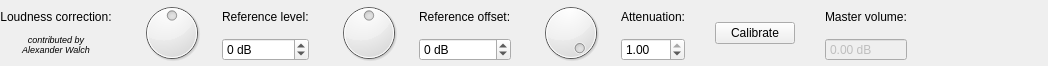
<?xml version="1.0" encoding="UTF-8"?>
<ui version="4.0">
 <class>LoudnessCorrectionFilterGUI</class>
 <widget class="QWidget" name="LoudnessCorrectionFilterGUI">
  <property name="geometry">
   <rect>
    <x>0</x>
    <y>0</y>
    <width>1048</width>
    <height>66</height>
   </rect>
  </property>
  <property name="windowTitle">
   <string notr="true"/>
  </property>
  <layout class="QGridLayout" name="gridLayout" columnstretch="0,0,0,0,0,0,0,0,0,0,0,0,0,0,0">
   <property name="leftMargin">
    <number>0</number>
   </property>
   <property name="topMargin">
    <number>0</number>
   </property>
   <property name="rightMargin">
    <number>0</number>
   </property>
   <property name="bottomMargin">
    <number>0</number>
   </property>
   <property name="spacing">
    <number>0</number>
   </property>
   <item row="1" column="13">
    <widget class="QDoubleSpinBox" name="volumeSpinBox">
     <property name="enabled">
      <bool>false</bool>
     </property>
     <property name="buttonSymbols">
      <enum>QAbstractSpinBox::NoButtons</enum>
     </property>
     <property name="suffix">
      <string notr="true"> dB</string>
     </property>
     <property name="minimum">
      <double>-99.989999999999995</double>
     </property>
    </widget>
   </item>
   <item row="0" column="7">
    <spacer name="horizontalSpacer_3">
     <property name="orientation">
      <enum>Qt::Horizontal</enum>
     </property>
     <property name="sizeType">
      <enum>QSizePolicy::Fixed</enum>
     </property>
     <property name="sizeHint" stdset="0">
      <size>
       <width>10</width>
       <height>20</height>
      </size>
     </property>
    </spacer>
   </item>
   <item row="0" column="3">
    <widget class="QLabel" name="refLevelLabel">
     <property name="sizePolicy">
      <sizepolicy hsizetype="Preferred" vsizetype="Fixed">
       <horstretch>0</horstretch>
       <verstretch>0</verstretch>
      </sizepolicy>
     </property>
     <property name="text">
      <string>Reference level:</string>
     </property>
    </widget>
   </item>
   <item row="0" column="14">
    <spacer name="horizontalSpacer_4">
     <property name="orientation">
      <enum>Qt::Horizontal</enum>
     </property>
     <property name="sizeHint" stdset="0">
      <size>
       <width>0</width>
       <height>20</height>
      </size>
     </property>
    </spacer>
   </item>
   <item row="0" column="13">
    <widget class="QLabel" name="volumeLabel">
     <property name="text">
      <string>Master volume:</string>
     </property>
    </widget>
   </item>
   <item row="1" column="0">
    <widget class="QLabel" name="label_2">
     <property name="font">
      <font>
       <pointsize>7</pointsize>
       <weight>50</weight>
       <italic>true</italic>
       <bold>false</bold>
      </font>
     </property>
     <property name="text">
      <string>contributed by
Alexander Walch</string>
     </property>
     <property name="alignment">
      <set>Qt::AlignHCenter|Qt::AlignTop</set>
     </property>
    </widget>
   </item>
   <item row="0" column="10">
    <spacer name="horizontalSpacer_5">
     <property name="orientation">
      <enum>Qt::Horizontal</enum>
     </property>
     <property name="sizeType">
      <enum>QSizePolicy::Fixed</enum>
     </property>
     <property name="sizeHint" stdset="0">
      <size>
       <width>30</width>
       <height>20</height>
      </size>
     </property>
    </spacer>
   </item>
   <item row="0" column="5" rowspan="2">
    <widget class="AudioKnob" name="refOffsetDial">
     <property name="minimumSize">
      <size>
       <width>0</width>
       <height>66</height>
      </size>
     </property>
     <property name="maximumSize">
      <size>
       <width>16777215</width>
       <height>66</height>
      </size>
     </property>
     <property name="minimum">
      <number>-99</number>
     </property>
    </widget>
   </item>
   <item row="0" column="9">
    <widget class="QLabel" name="attLabel">
     <property name="sizePolicy">
      <sizepolicy hsizetype="Preferred" vsizetype="Fixed">
       <horstretch>0</horstretch>
       <verstretch>0</verstretch>
      </sizepolicy>
     </property>
     <property name="text">
      <string>Attenuation:</string>
     </property>
    </widget>
   </item>
   <item row="0" column="4">
    <spacer name="horizontalSpacer_2">
     <property name="orientation">
      <enum>Qt::Horizontal</enum>
     </property>
     <property name="sizeType">
      <enum>QSizePolicy::Fixed</enum>
     </property>
     <property name="sizeHint" stdset="0">
      <size>
       <width>10</width>
       <height>20</height>
      </size>
     </property>
    </spacer>
   </item>
   <item row="1" column="3">
    <widget class="QSpinBox" name="refLevelSpinBox">
     <property name="suffix">
      <string notr="true"> dB</string>
     </property>
     <property name="minimum">
      <number>-999</number>
     </property>
     <property name="maximum">
      <number>999</number>
     </property>
    </widget>
   </item>
   <item row="0" column="8" rowspan="2">
    <widget class="AudioKnob" name="attDial">
     <property name="minimumSize">
      <size>
       <width>0</width>
       <height>66</height>
      </size>
     </property>
     <property name="maximumSize">
      <size>
       <width>16777215</width>
       <height>66</height>
      </size>
     </property>
     <property name="minimum">
      <number>0</number>
     </property>
     <property name="maximum">
      <number>100</number>
     </property>
     <property name="value">
      <number>100</number>
     </property>
    </widget>
   </item>
   <item row="1" column="9">
    <widget class="QDoubleSpinBox" name="attSpinBox">
     <property name="maximum">
      <double>1.000000000000000</double>
     </property>
     <property name="singleStep">
      <double>0.010000000000000</double>
     </property>
     <property name="value">
      <double>1.000000000000000</double>
     </property>
    </widget>
   </item>
   <item row="1" column="6">
    <widget class="QSpinBox" name="refOffsetSpinBox">
     <property name="suffix">
      <string notr="true"> dB</string>
     </property>
     <property name="minimum">
      <number>-999</number>
     </property>
     <property name="maximum">
      <number>999</number>
     </property>
    </widget>
   </item>
   <item row="0" column="6">
    <widget class="QLabel" name="refOffsetLabel">
     <property name="sizePolicy">
      <sizepolicy hsizetype="Preferred" vsizetype="Fixed">
       <horstretch>0</horstretch>
       <verstretch>0</verstretch>
      </sizepolicy>
     </property>
     <property name="text">
      <string>Reference offset:</string>
     </property>
    </widget>
   </item>
   <item row="0" column="1">
    <spacer name="horizontalSpacer">
     <property name="orientation">
      <enum>Qt::Horizontal</enum>
     </property>
     <property name="sizeType">
      <enum>QSizePolicy::Fixed</enum>
     </property>
     <property name="sizeHint" stdset="0">
      <size>
       <width>10</width>
       <height>20</height>
      </size>
     </property>
    </spacer>
   </item>
   <item row="0" column="2" rowspan="2">
    <widget class="AudioKnob" name="refLevelDial">
     <property name="minimumSize">
      <size>
       <width>0</width>
       <height>66</height>
      </size>
     </property>
     <property name="maximumSize">
      <size>
       <width>16777215</width>
       <height>66</height>
      </size>
     </property>
     <property name="minimum">
      <number>-99</number>
     </property>
    </widget>
   </item>
   <item row="0" column="0">
    <widget class="QLabel" name="label">
     <property name="sizePolicy">
      <sizepolicy hsizetype="Preferred" vsizetype="Fixed">
       <horstretch>0</horstretch>
       <verstretch>0</verstretch>
      </sizepolicy>
     </property>
     <property name="text">
      <string>Loudness correction:</string>
     </property>
     <property name="alignment">
      <set>Qt::AlignCenter</set>
     </property>
    </widget>
   </item>
   <item row="0" column="11" rowspan="2">
    <widget class="QPushButton" name="calibrateButton">
     <property name="text">
      <string>Calibrate</string>
     </property>
    </widget>
   </item>
   <item row="0" column="12">
    <spacer name="horizontalSpacer_6">
     <property name="orientation">
      <enum>Qt::Horizontal</enum>
     </property>
     <property name="sizeType">
      <enum>QSizePolicy::Fixed</enum>
     </property>
     <property name="sizeHint" stdset="0">
      <size>
       <width>30</width>
       <height>20</height>
      </size>
     </property>
    </spacer>
   </item>
  </layout>
 </widget>
 <customwidgets>
  <customwidget>
   <class>AudioKnob</class>
   <extends>QDial</extends>
   <header>Editor/widgets/AudioKnob.h</header>
  </customwidget>
 </customwidgets>
 <resources/>
 <connections>
  <connection>
   <sender>refLevelDial</sender>
   <signal>valueChanged(int)</signal>
   <receiver>refLevelSpinBox</receiver>
   <slot>setValue(int)</slot>
   <hints>
    <hint type="sourcelabel">
     <x>189</x>
     <y>43</y>
    </hint>
    <hint type="destinationlabel">
     <x>278</x>
     <y>64</y>
    </hint>
   </hints>
  </connection>
  <connection>
   <sender>refLevelSpinBox</sender>
   <signal>valueChanged(int)</signal>
   <receiver>refLevelDial</receiver>
   <slot>setValue(int)</slot>
   <hints>
    <hint type="sourcelabel">
     <x>278</x>
     <y>64</y>
    </hint>
    <hint type="destinationlabel">
     <x>189</x>
     <y>43</y>
    </hint>
   </hints>
  </connection>
  <connection>
   <sender>refOffsetDial</sender>
   <signal>valueChanged(int)</signal>
   <receiver>refOffsetSpinBox</receiver>
   <slot>setValue(int)</slot>
   <hints>
    <hint type="sourcelabel">
     <x>384</x>
     <y>43</y>
    </hint>
    <hint type="destinationlabel">
     <x>476</x>
     <y>64</y>
    </hint>
   </hints>
  </connection>
  <connection>
   <sender>refOffsetSpinBox</sender>
   <signal>valueChanged(int)</signal>
   <receiver>refOffsetDial</receiver>
   <slot>setValue(int)</slot>
   <hints>
    <hint type="sourcelabel">
     <x>476</x>
     <y>64</y>
    </hint>
    <hint type="destinationlabel">
     <x>384</x>
     <y>43</y>
    </hint>
   </hints>
  </connection>
 </connections>
 <slots>
  <signal>updateModel()</signal>
 </slots>
</ui>
